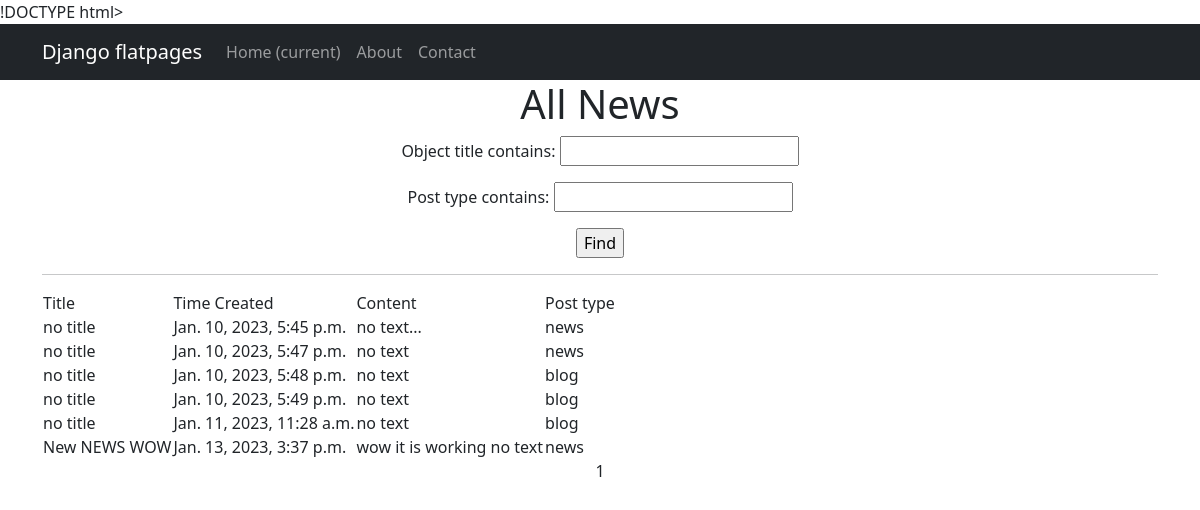
Before: /news/ with the older database file.
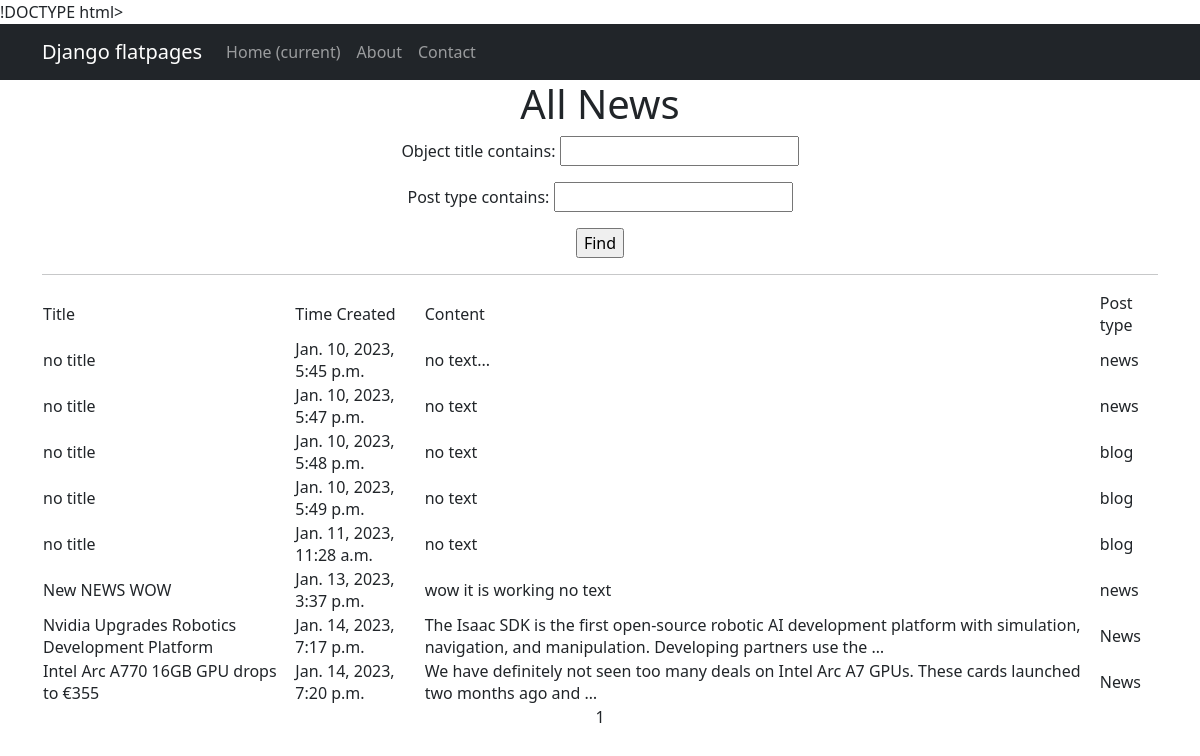
After: the same page with the newer database file.
### news/models.py (models this page shows, shortened)
class Post(models.Model):
    news = 'News'
    blog = 'Blog'
    event_choice = [(news, 'News'), (blog, 'Blog')]
    author = models.ForeignKey(Author, on_delete=models.CASCADE)
    post_type = models.CharField(max_length=255, choices=event_choice, default='Blog')
    time_created = models.DateTimeField(auto_now_add=True, )
    category = models.ManyToManyField(Category, through='PostCategory')
    object_title = models.CharField(max_length=60, default='no title')
    object_content = models.TextField(default='no text')
    rating = models.IntegerField(default=0)

### news/views.py (the view, shortened to what this page needs)
# urls.py: path('', PostList.as_view()),
class PostList(ListView):
    model = Post
    ordering = 'time_created'
    template_name = 'news.html'
    context_object_name = 'News'
    paginate_by = 10
    def get_queryset(self):
        queryset = super().get_queryset()
        self.filterset = NewsFilter(self.request.GET, queryset)
        return self.filterset.qs
    def get_context_data(self, **kwargs):
        context = super().get_context_data(**kwargs)
        context['filterset'] = self.filterset
        return context

### templates/news.html (shortened to what this page needs)
{% extends 'flatpages/default.html' %}
{% load custom_tags %}
{% load profanity %}
{% block content %}
   <h1>All News</h1>
   <form action="" method="get">
       {{ filterset.form.as_p }}
       <input type="submit" value="Find" />
   </form>
    <hr>
    {% if News %}
        <table>
            <tr>
               <td>Title</td>
               <td>Time Created</td>
               <td>Content</td>
               <td>Post type</td>
           </tr>
           {% for Post in News %}
           <tr>
               <td>{{ Post.object_title }}</td>
               <td>{{ Post.time_created }}</td>
               <td>{{ Post.object_content|truncatewords:20 }}</td>
               <td>{{ Post.post_type }}</td>
           </tr>
           {% endfor %}
       </table>
    {% else %}
       <h2>No News!</h2>
    {% endif %}
   {{ page_obj.number }}
{% endblock content %}

Changed rows visible on the page:
added Post: object_title "Nvidia Upgrades Robotics Development Platform", time_created "Jan. 14, 2023, 7:17 p.m.", object_content "The Isaac SDK is the first open-source robotic AI development platform with simulation, navigation, and manipulation. Developing partners use the …", post_type "News"
added Post: object_title "Intel Arc A770 16GB GPU drops to €355", time_created "Jan. 14, 2023, 7:20 p.m.", object_content "We have definitely not seen too many deals on Intel Arc A7 GPUs. These cards launched two months ago and …", post_type "News"
